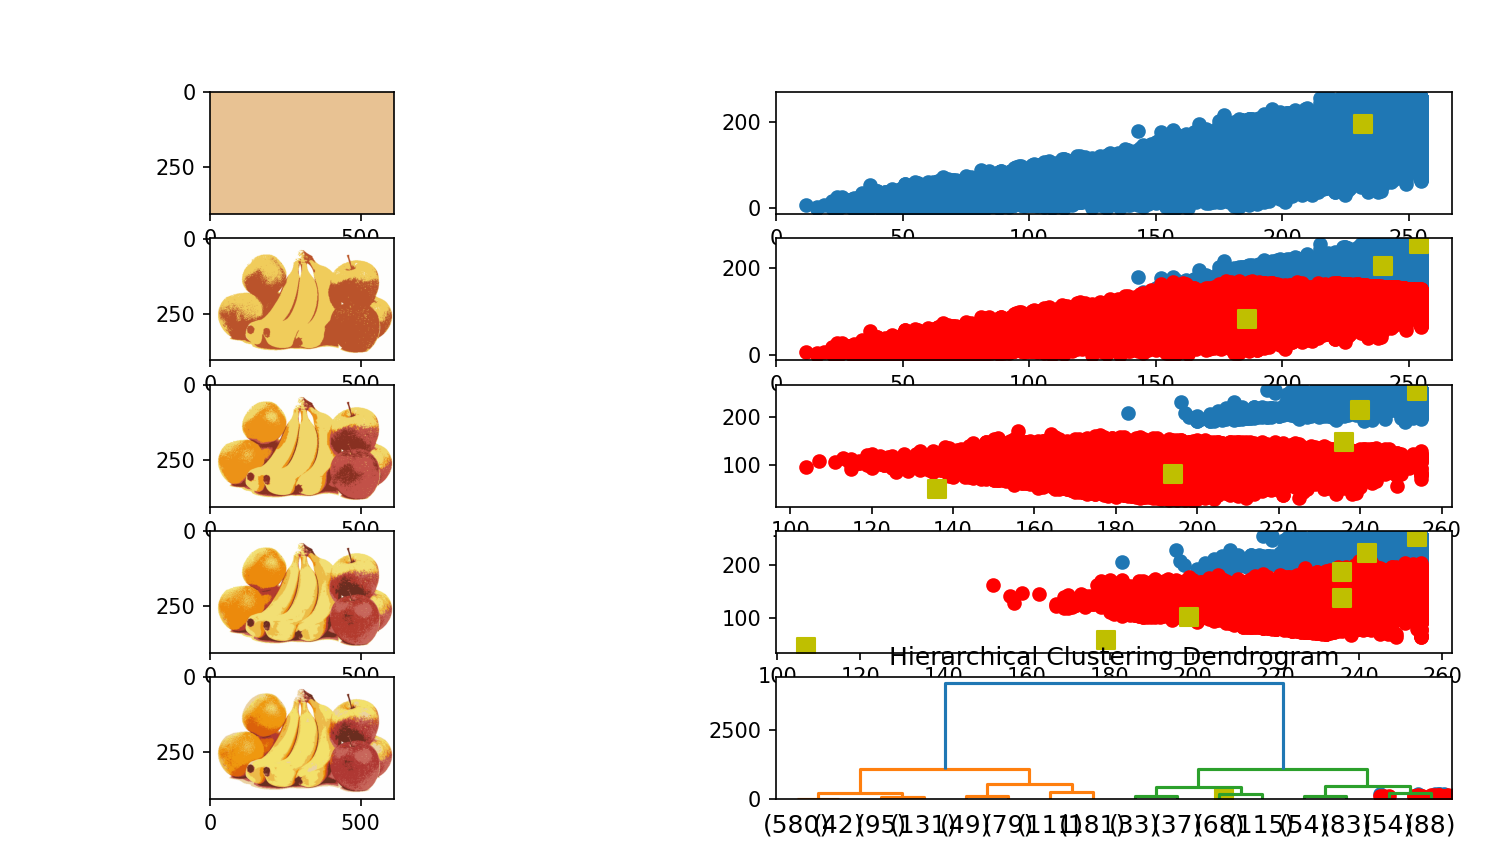

The script that drew this image:
# Import Libraries
import numpy as np
import pandas as pd

import matplotlib.pyplot as plt
import seaborn as sns
# Import matplotlib image
import matplotlib.image as img
# Import a random image
pic = img.imread("C:/Users/skyline/OneDrive/Desktop/istockphoto-133305215-612x612.jpg");

# Check whether Image is loaded
plt.figure(figsize=(10,10))
plt.imshow(pic)
plt.show()

# Checck shape

pic.shape
import cv2
# Read Image using cv2

pic = cv2.imread("Image.jpeg")
# Change color to RGB (from BGR)
plt.figure(figsize=(10,10))
image = cv2.cvtColor(pic, cv2.COLOR_BGR2RGB)
 
plt.imshow(image)

#the below line of code defines the criteria for the algorithm to stop running,
#which will happen is 100 iterations are run or the epsilon (which is the required accuracy)
#becomes 85%
criteria = (cv2.TERM_CRITERIA_EPS + cv2.TERM_CRITERIA_MAX_ITER, 100, 0.85)
# Reshaping the image into a 2D array of pixels and 3 color values (RGB)
pixel_vals = image.reshape((-1,3))
 
# Convert to float type
pixel_vals_fl = np.float32(pixel_vals)
plt.figure(figsize=(15,15))
i=1
for k in range(1,10,2):
    retval, labels, centers = cv2.kmeans(pixel_vals_fl, k, None, criteria, 10, cv2.KMEANS_RANDOM_CENTERS)
 
    # convert data into 8-bit values
    centers = np.uint8(centers)
    segmented_data = centers[labels.flatten()]
 
    # reshape data into the original image dimensions
    segmented_image = segmented_data.reshape((image.shape))
    plt.subplot(5,2,i)
    plt.imshow(segmented_image)
    i = i+1
    # Now separate the data, Note the flatten()
    A = pixel_vals[labels.ravel()==0]
    B = pixel_vals[labels.ravel()==1]
    # Plot the data
    plt.subplot(5,2,i)
    plt.scatter(A[:,0],A[:,1])
    plt.scatter(B[:,0],B[:,1],c = 'r')
    plt.scatter(centers[:,0],centers[:,1],s = 80,c = 'y', marker = 's')
    i = i+1

from sklearn.cluster import AgglomerativeClustering
model = AgglomerativeClustering(n_clusters = None,distance_threshold=0)
scale_percent = 5 # percent of original size
width = int(pic.shape[1] * scale_percent / 100)
height = int(pic.shape[0] * scale_percent / 100)
dim = (width, height)
  
# resize image
resized = cv2.resize(pic, dim, interpolation = cv2.INTER_AREA)
resized.shape

X = resized.flatten().reshape(-1,1)
model.fit(X)

from scipy.cluster.hierarchy import dendrogram
def plot_dendrogram(model, **kwargs):
    # Create linkage matrix and then plot the dendrogram

    # create the counts of samples under each node
    counts = np.zeros(model.children_.shape[0])
    n_samples = len(model.labels_)
    for i, merge in enumerate(model.children_):
        current_count = 0
        for child_idx in merge:
            if child_idx < n_samples:
                current_count += 1  # leaf node
            else:
                current_count += counts[child_idx - n_samples]
        counts[i] = current_count

    linkage_matrix = np.column_stack([model.children_, model.distances_,
                                      counts]).astype(float)

    # Plot the corresponding dendrogram
    dendrogram(linkage_matrix, **kwargs)
    plt.figure(figsize=(15,5))
plt.title('Hierarchical Clustering Dendrogram')
# plot the top three levels of the dendrogram
plot_dendrogram(model, truncate_mode='level', p=3)
plt.xlabel("Number of points in node (or index of point if no parenthesis).")
plt.show()
